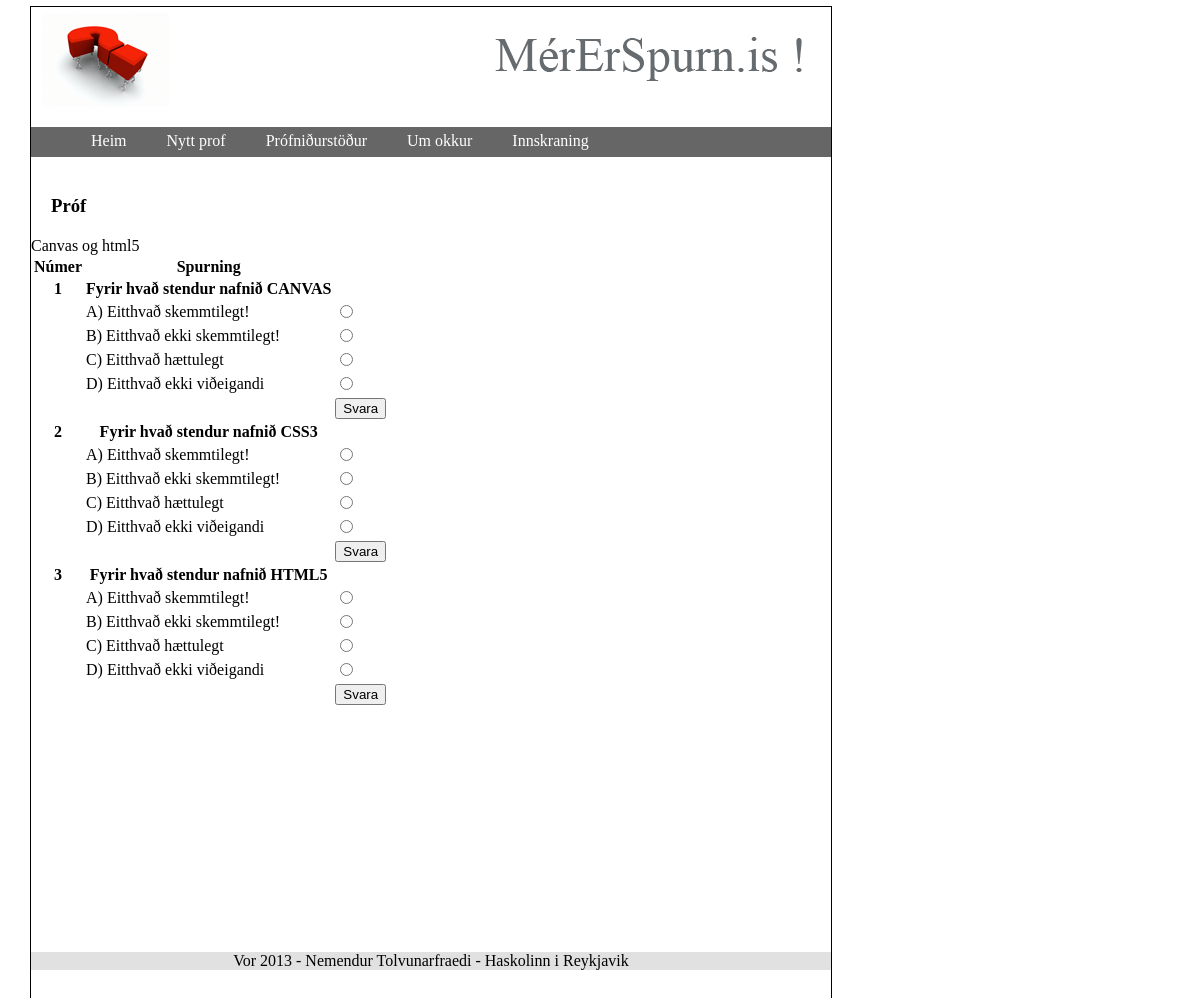
Screenshot of /exam/1/ (signed in) with the database file from the repository.
### Exams/models.py (models this page shows)
class Questions(models.Model):
    exam = models.ForeignKey(Exams)
    question = models.CharField(max_length=256)
    answerA = models.CharField(max_length=256)
    answerB = models.CharField(max_length=256)
    answerC = models.CharField(max_length=256)
    answerD = models.CharField(max_length=256)
    correct_answer = models.CharField(max_length=1)

### Exams/views.py (the view)
# urls.py: url(r'exam/(\d+)/$', 'Exams.views.exam_details', name='exam'),
@login_required
def exam_details(request, exam_id):
    e = Exams.objects.get(pk=exam_id)
    q = Questions.objects.filter(exam=exam_id)
    u = request.user
    model = {"exams" : e, "questions" : q, "user" : u}
    return render_to_response("exam.html", model)

### MyTestSite/templates/exam.html (shortened to what this page needs)
{% extends 'index.html' %}
{% block content %}
        <header>
            <h3>Pr&oacute;f</h3>
        </header>
        <table>
        <th>N&uacute;mer</th>
        <th>Spurning</th>
            {%for q in questions%}
        <form action="/useranswers" method="post" accept-charset="utf-8">
            <tr>
                <th>{{q.id}}</th>
                <th>{{q.question}}</th>
                <th></th>
            </tr>
            <tr>
                <td><input type="hidden" name="eid" value="{{exams.id}}">
                <input type="hidden" name="qid" value="{{q.id}}"></td>
                <td>A) {{q.answerA}}</td>
                <td><input type="radio" name="val" value="A"></td>
            </tr>
            <tr>
                <td></td>
                <td>B) {{q.answerB}}</td>
                <td><input type="radio" name="val" value="B"></td>
            </tr>
            <tr>
                <td></td>
                <td>C) {{q.answerC}}</td>
                <td><input type="radio" name="val" value="C"></td>
            </tr>
            <tr>
                <td></td>
                <td>D) {{q.answerD}}</td>
                <td><input type="radio" name="val" value="D"></td>
            </tr>
            <tr>
                <td></td>
                <td></td>
                <td><input type="submit" value="Svara"></td>
            </tr>
           </form>
            {%endfor%}
        </table>
{% endblock %}

### MyTestSite/templates/scripts/exams.css (style rules this page uses)
body { border: 1px solid black; margin: 6px 30px 6px 30px; position: fixed; width: 800px; height: 1000px; }
h3 { margin: 20px; }

### rows the page displays
Questions: id "1", question "Fyrir hvað stendur nafnið CANVAS", answerA "Eitthvað skemmtilegt!", answerB "Eitthvað ekki skemmtilegt!", answerC "Eitthvað hættulegt", answerD "Eitthvað ekki viðeigandi"
Questions: id "2", question "Fyrir hvað stendur nafnið CSS3", answerA "Eitthvað skemmtilegt!", answerB "Eitthvað ekki skemmtilegt!", answerC "Eitthvað hættulegt", answerD "Eitthvað ekki viðeigandi"
Questions: id "3", question "Fyrir hvað stendur nafnið HTML5", answerA "Eitthvað skemmtilegt!", answerB "Eitthvað ekki skemmtilegt!", answerC "Eitthvað hættulegt", answerD "Eitthvað ekki viðeigandi"
